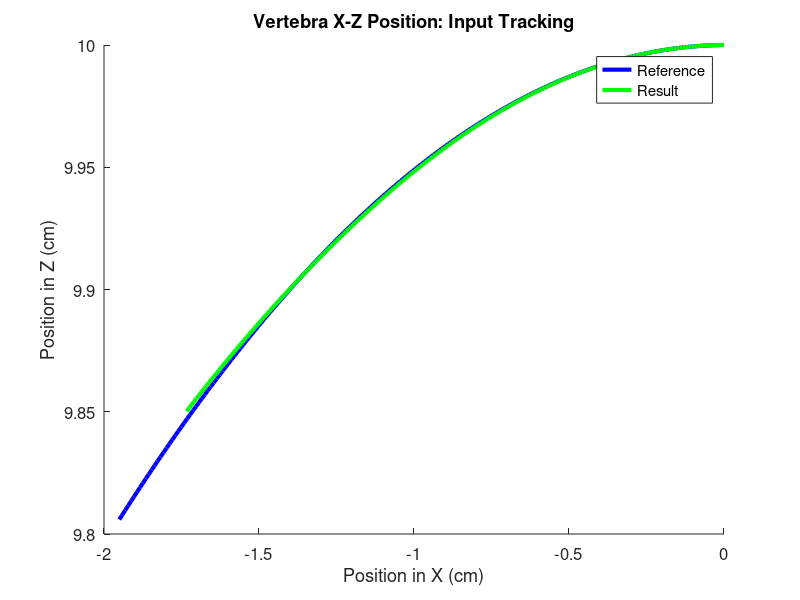

The MATLAB script that drew this image:
% mpc_XZ_plot_2d.m
% A quick script to make an x-z plot from Shirley's data.
% This was used by Drew for AHS 2017 to try to re-create Fig.9 from the IEEE T-CST paper, with larger text.

% prepare the workspace
clear all
close all
clc

% constants from the 3d error analysis script
fontsize = 12;

% load in the data we'll analyze: 200 pts, 0 to pi/8, 1e-6. 
% Should be 1e-5 but I can't find that one anywhere???
load affine_200_2e-5_eps_1e-6_0-pi-8;

% Plot the reference. Remove the last four states. N=4 here, right? That should be saved in the .mat file but I don't see it.
xz_handle = figure;
hold on;
set(xz_handle,'Position',[100,100,500,300]);
set(gca,'FontSize',fontsize);
plot( xi_traj(1,:)*100, xi_traj(2, :)*100, 'b','LineWidth',3);
plot( xi_cl(1,:)*100, xi_cl(2,:)*100, 'g','LineWidth',3);
legend('Reference', 'Result','Location','Best');
xlabel('Position in X (cm)');
ylabel('Position in Z (cm)');
title('Vertebra X-Z Position: Input Tracking');
set(gca,'FontSize',fontsize);